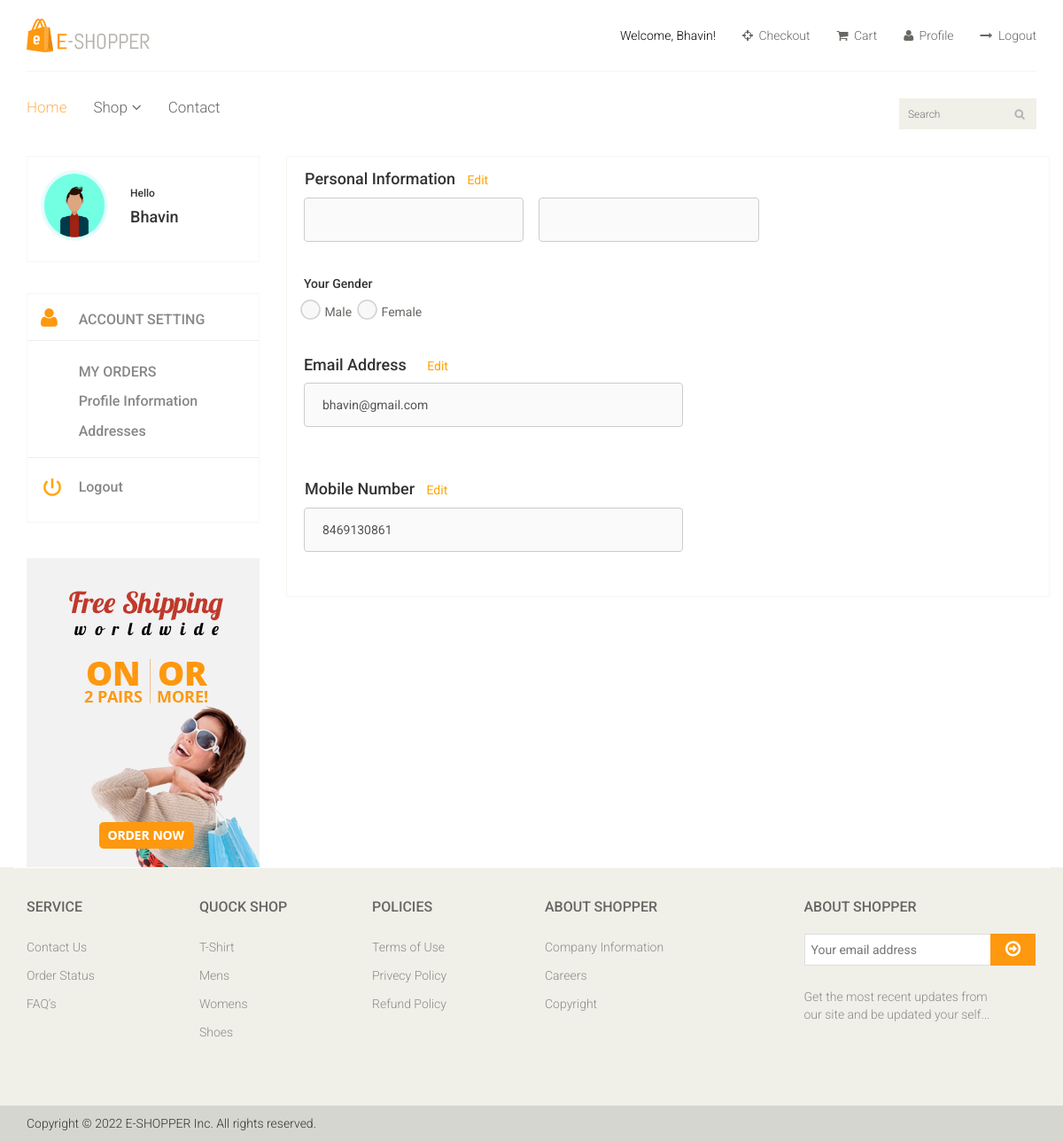
Before: /user/profile (signed in) with the older database file.
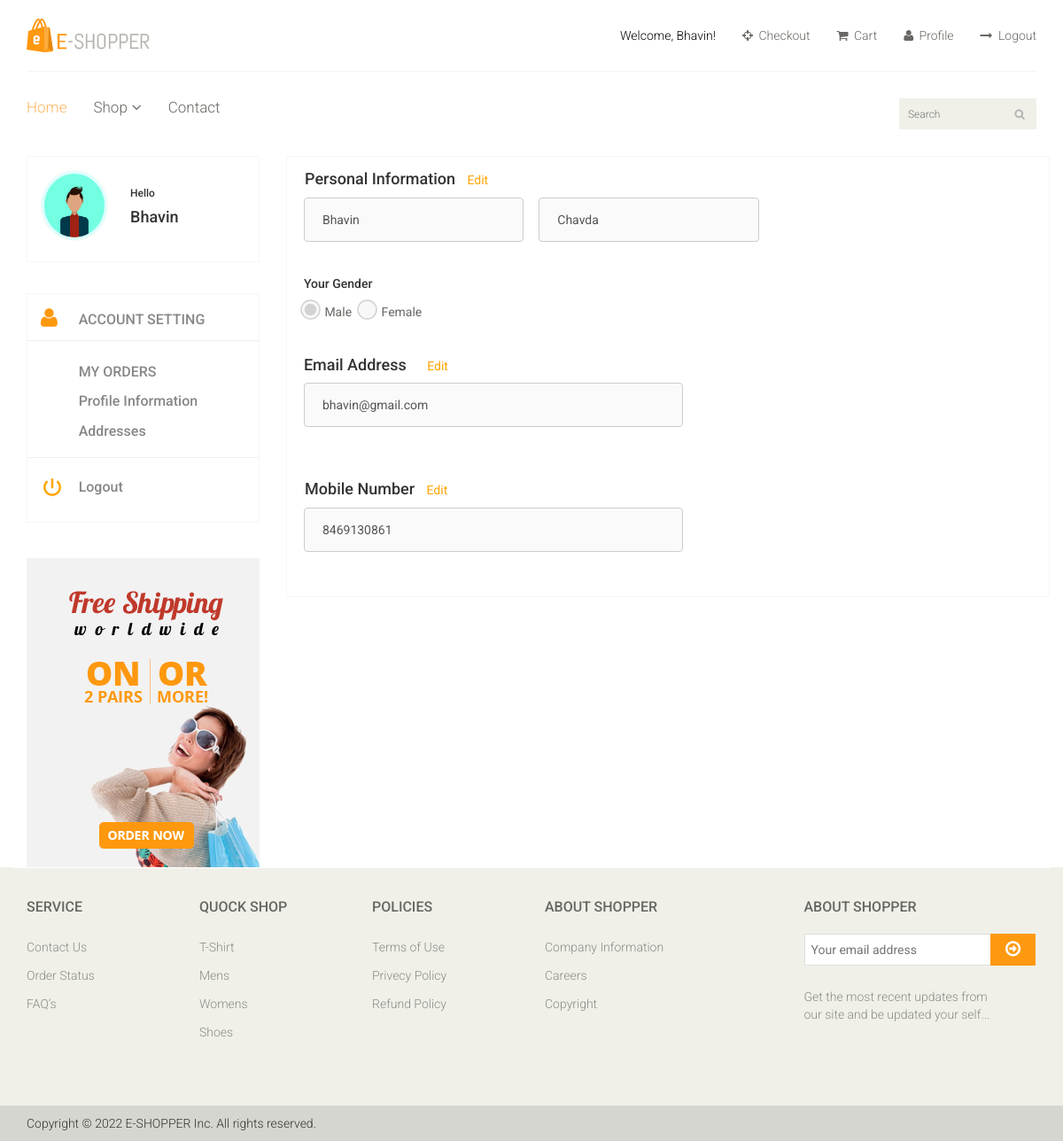
After: the same page with the newer database file.
### user_app/models.py (models this page shows)
class UserProfile(models.Model):
    user = models.OneToOneField(User, on_delete=models.CASCADE)
    contact = models.CharField(max_length=10)
    firstname = models.CharField(max_length=100, blank=True)
    lastname = models.CharField(max_length=100, blank=True)
    GENDER_CHOICE  = (
        ('M','Male'),
        ('F','Female'),
    )
    gender = models.CharField(max_length=1,choices=GENDER_CHOICE, blank=True)

### user_app/views.py (the view)
# urls.py: path('profile',profileView,name='profile'),
def profileView(request):
    user_profile, created = UserProfile.objects.get_or_create(user=request.user)
    if request.method == 'POST':
        user_profile.firstname = request.POST.get('firstname')
        user_profile.lastname = request.POST.get('lastname')
        user_profile.contact = request.POST.get('contact')
        user_profile.gender = request.POST.get('gender')
        user_profile.save()
    print(user_profile.user.username)
    print(user_profile.user.email)
    print(user_profile.contact)
    print(user_profile.gender)
    print(user_profile.firstname)
    print(user_profile.lastname)
    context = {
        'user_profile': user_profile
    }
    return render(request,'user_app/profile.html',context)

### user_app/templates/user_app/profile.html (shortened to what this page needs)
{% extends 'base_app/base.html' %}
{% load static %}
{% block content %}
<section>
	<div class="container">
		<div class="row">
			<div class="col-sm-3">
				<div class="left-sidebar">
					<div class="panel-group category-products" id="accordian">
						<div class=row>
							<div class="col-sm-5" style="padding-left: 30px;">
								<div class="view-product">
									<img src="{% static 'images/404/profile_avatar1.jpg' %}" alt="" style="display: block;
                                         width: 100%;border-radius: 50%; height:80px; aspect-ratio: 1/1;" />
								</div>
							</div>
							<div class="col-sm-7" style="padding:10px;">
								<h6>Hello</h6>
								<h4>{{ user_profile.user.username }}</h4>
							</div>
						</div>
					</div>
					<div class="brands_products">
						<div class="brands-name">
							<div class=row>
								<div class="col-sm-3" style="padding-left: 30px;">
									<div class="view-product">
										<i class="fa fa-user" style="font-size: x-large; color:#FE980f"></i>
									</div>
								</div>
								<div class="col-sm-9" style="padding:0px;">
									<h5 style="font-size:medium; margin-top:5px; color:#878787;">ACCOUNT SETTING</h5>
								</div>
							</div>
							<hr style="margin-top:4px;">
							<div class=row>
								<div class="col-sm-3" style="padding-left: 30px;">
								</div>
								<div class="col-sm-9" style="padding:0px;">
									<h4 style="margin-top:4px;"><a href="#MY_ORDERS"
											style="font-size:medium; margin-top:5px; color:#878787;">MY ORDERS</a></h4>
								</div>
							</div>
							<div class=row>
								<div class="col-sm-3" style="padding-left: 30px;">
								</div>
								<div class="col-sm-9" style="padding:0px;">
									<h4 style="margin-top:4px;"><a href="#Profile_information"
											style="font-size:medium; margin-top:5px; color:#878787;">Profile
											Information</a></h4>
								</div>
							</div>
							<div class=row>
								<div class="col-sm-3" style="padding-left: 30px;">
								</div>
								<div class="col-sm-9" style="padding:0px;">
									<h4 style="margin-top:4px;"><a href="#Addresses"
											style="font-size:medium; margin-top:5px; color:#878787;">Addresses</a></h4>
								</div>
							</div>
							<hr style="margin-top:10px;">
							<div class=row>
								<div class="col-sm-3" style="padding-left: 30px;">
									<div class="view-product">
									</div>
								</div>
								<div class="col-sm-9" style="padding:0px;">
									<h5 style="margin-top:4px;"><a href="{% url 'user_app:logouthandle' %}"
											style="font-size:medium; margin-top:4px; color:#878787; padding-left:0px;">
											Logout</a></h5>
								</div>
							</div>
						</div>
					</div>
					<div class="shipping text-center">
						<img src="{% static 'images/home/shipping.jpg' %}" alt="" />
					</div>
				</div>
			</div>
			<div class="col-sm-9 padding-right">
				<div class="left-sidebar">
					<div class="panel-group category-products" id="accordian">
					<div class="personal and gender">
						<div class="row" style="padding: 0px 0px 10px 0px;">
							<h4 style="padding-left: 4%; display: inline;">Personal Information</h4>
							<a id="editLink"
								style="color: #ffa500; padding: 0px 10px; text-decoration: none; cursor: pointer; transition: color 0.3s;"
								onclick="togglePersonalEditMode()">Edit</a>
						</div>
						<form id="profileForm" method="post" action="{% url 'user_app:update_personal_info' %}">
							<div class="row" style="padding-left: 4%;">
								<div
									style="display: flex; justify-content: space-between; width: 100%; margin-bottom: 15px;">
									<div style="width: 29%;">
										<div style="margin-bottom: 15px;">
											<div style="display: flex; flex-direction: column; position: relative;">
												<div style="position: relative;">
													<input id="firstNameInput" type="text"
														style=" cursor: not-allowed; padding: 14px 0px 14px 20px; border: 1px solid #ccc; border-radius: 4px; transition: border-color 0.3s; width: 100%;"
														name="firstname" required="" autocomplete="name" tabindex="1"
														value="{{ user_profile.firstname|capfirst }}"
														onmouseover="this.style.borderColor='#ffa500'"
														onmouseout="this.style.borderColor='#ccc'" disabled>
												</div>
											</div>
										</div>
									</div>
									<div style="width: 29%;">
										<div style="margin-bottom: 15px;">
											<div style="display: flex; flex-direction: column; position: relative;">
												<div style="position: relative;">
													<input id="lastNameInput" type="text"
														style=" cursor: not-allowed; padding: 14px 0px 14px 20px; border: 1px solid #ccc; border-radius: 4px; transition: border-color 0.3s; width: 100%;"
														name="lastname" required="" autocomplete="name" tabindex="2"
														value="{{ user_profile.lastname|capfirst }}"
														onmouseover="this.style.borderColor='#ffa500'"
														onmouseout="this.style.borderColor='#ccc'" disabled>
												</div>
											</div>
										</div>
									</div>
									<div style="width: 38%;">
									</div>
								</div>
							</div>
							<div class="row" style="padding-left: 4%; margin-bottom: 30px;">
								<h5 style="display: inline-block; margin-right: 10px;">Your Gender</h5>
								<div style="display: flex; align-items: center;">
									<div style="display: inline-block; margin-right: 10px;">
										{% if user_profile.gender == 'M' %}
											<input type="radio" id="male" name="gender" value="M"
												style="transform: scale(1.5); width: 15px; height: 15px;" disabled checked>
											<label for="male"
												style="display: inline; margin-left: 5px; color: #696763; font-weight: 400;">
												Male
											</label>
										{% else %}
											<input type="radio" id="male" name="gender" value="M"
												style="transform: scale(1.5); width: 15px; height: 15px;" disabled >
											<label for="male"
												style="display: inline; margin-left: 5px; color: #696763; font-weight: 400;">
												Male
											</label>
										{% endif %}
									</div>
									<div style="display: inline-block; margin-right: 10px;">
										{% if user_profile.gender == 'F' %}
											<input type="radio" id="female" name="gender" value="F"
												style="transform: scale(1.5); width: 15px; height: 15px;" disabled checked>
											<label for="female"
												style="display: inline; margin-left: 5px; color: #696763; font-weight: 400;">
												Female
											</label>
										{% else %}
											<input type="radio" id="female" name="gender" value="F"
												style="transform: scale(1.5); width: 15px; height: 15px;" disabled>
											<label for="female"
												style="display: inline; margin-left: 5px; color: #696763; font-weight: 400;">
												Female
											</label>
										{% endif %}
									</div>
								</div>
							</div>
						</form>
					</div>
						<div class="row" style="padding-left: 4%;">
							<h4 style="display: inline-block; margin-right: 10px;">Email Address</h4>
							<a id="editEmailLink"
								style="color: #ffa500; padding: 0px 10px; text-decoration: none; cursor: pointer; transition: color 0.3s;"
								onclick="toggleEmailEditMode()">Edit</a>
						</div>
						<form id="emailForm" method="post" action="{% url 'user_app:update_email' %}">
							<div class="row" style="padding-left: 4%; margin-bottom: 30px;">
								<div
									style="display: flex; justify-content: space-between; width: 100%; margin-bottom: 15px;">
									<div style="width: 50%;">
										<div style="margin-bottom: 15px;">
											<div style="display: flex; flex-direction: column; position: relative;">
												<div style="position: relative;">
													<input id="emailInput" type="email"
														style=" cursor: not-allowed; padding: 14px 0px 14px 20px; border: 1px solid #ccc; border-radius: 4px; transition: border-color 0.3s; width: 100%;"
														name="email" required="" autocomplete="email" tabindex="3"
														value="{{ user_profile.user.email }}"
														onmouseover="this.style.borderColor='#ffa500'"
														onmouseout="this.style.borderColor='#ccc'" disabled>
												</div>
											</div>
										</div>
									</div>
									<div style="width: 30%;">
									</div>
								</div>
							</div>
						</form>
						<div class="row" style="padding: 0px 0px 10px 0px;">
							<h4 style="padding-left: 4%; display: inline;">Mobile Number</h4>
							<a id="editMobileLink"
								style="color: #ffa500; padding: 0px 10px; text-decoration: none; cursor: pointer; transition: color 0.3s;"
								onclick="toggleMobileEditMode()">Edit</a>
						</div>
						<form id="contactForm" method="post" action="{% url 'user_app:update_contact' %}">
							<div class="row" style="padding-left:4%;">
								<div
									style="display: flex; justify-content: space-between; width: 100%; margin-bottom: 15px;">
									<div style="width: 50%;">
										<div style="margin-bottom: 15px;">
											<div style="display: flex; flex-direction: column; position: relative;">
												<div style="position: relative;">
													<input id="mobileNumberInput" type="text"
														style="cursor: not-allowed; padding: 14px 0px 14px 20px; border: 1px solid #ccc; border-radius: 4px; transition: border-color 0.3s; width: 100%;"
														name="mobileNumber" required="" tabindex="3"
														value="{{ user_profile.contact }}"
														onmouseover="this.style.borderColor='#ffa500'"
														onmouseout="this.style.borderColor='#ccc'" disabled>
												</div>
											</div>
										</div>
									</div>
									<div style="width: 30%;">
									</div>
								</div>
							</div>
						</form>
					</div>
				</div>
			</div>
		</div>
	</div>
</section>
{% endblock content %}

### base_app/templates/base_app/base.html (shortened to what this page needs)
{% load static %}
<!DOCTYPE html>
<html lang="en">
<head>
    <link href="{% static 'css/bootstrap.min.css' %}" rel="stylesheet" type="text/css">
    <link href="{% static 'css/font-awesome.min.css' %}" rel="stylesheet" type="text/css">
    <link href="{% static 'css/prettyPhoto.css' %}" rel="stylesheet" type="text/css">
    <link href="{% static 'css/price-range.css' %}" rel="stylesheet" type="text/css">
    <link href="{% static 'css/animate.css' %}" rel="stylesheet" type="text/css">
	<link href="{% static 'css/main.css' %}" rel="stylesheet" type="text/css">
	<link href="{% static 'css/responsive.css' %}" rel="stylesheet" type="text/css">
</head>
<body>
	<header id="header">
		<div class="header-middle">
			<div class="container">
				<div class="row">
					<div class="col-sm-4">
						<div class="logo pull-left">
							<a href="#"><img src="{% static 'images/home/logo.png' %}" alt="" /></a>
						</div>
					</div>
					<div class="col-sm-8">
						<div class="shop-menu pull-right">
							<ul class="nav navbar-nav">
								{% if user.is_authenticated %}
								<li><a href="#" style="pointer-events: none;"><p style="color:black;">Welcome, {{ user.username }}!</p></a></li>
								<li><a href="#checkout.html"><i class="fa fa-crosshairs"></i> Checkout</a></li>
								<li><a href="{% url 'cart_app:cart' %}"><i class="fa fa-shopping-cart"></i> Cart</a></li>
								<li><a href="{% url 'user_app:profile' %}"><i class="fa fa-user"></i> Profile</a></li>
								<li><a href="{% url 'user_app:logouthandle' %}"><i class="fa fa-long-arrow-right"></i> Logout</a></li>
								{% else %}
								<li><a href="#cart.html"><i class="fa fa-shopping-cart"></i> Cart</a></li>
								<li><a href="{% url 'user_app:signup' %}"><i class="fa fa-sign-in"></i> Sign up</a></li>
								<li><a href="{% url 'user_app:login' %}"><i class="fa fa-lock"></i> Login</a></li>
								{% endif %}
							</ul>
						</div>
					</div>
				</div>
			</div>
		</div>
		<div class="header-bottom">
			<div class="container">
				<div class="row">
					<div class="col-sm-9">
						<div class="mainmenu pull-left">
							<ul class="nav navbar-nav collapse navbar-collapse">
								<li><a href="{% url 'home' %}" class="active">Home</a></li>
								<li class="dropdown"><a href="#">Shop<i class="fa fa-angle-down"></i></a>
                                </li>
								<li><a href="#contact-us.html">Contact</a></li>
							</ul>
						</div>
					</div>
					<div class="col-sm-3">
						<div class="search_box pull-right">
							<input type="text" placeholder="Search"/>
						</div>
					</div>
				</div>
			</div>
		</div>
	</header>
	{% block content%}
	{% endblock %}
	<footer id="footer">
		<div class="footer-widget">
			<div class="container">
				<div class="row">
					<div class="col-sm-2">
						<div class="single-widget">
							<h2>Service</h2>
							<ul class="nav nav-pills nav-stacked">
								<li><a href="#">Contact Us</a></li>
								<li><a href="#">Order Status</a></li>
								<li><a href="#">FAQ’s</a></li>
							</ul>
						</div>
					</div>
					<div class="col-sm-2">
						<div class="single-widget">
							<h2>Quock Shop</h2>
							<ul class="nav nav-pills nav-stacked">
								<li><a href="#">T-Shirt</a></li>
								<li><a href="#">Mens</a></li>
								<li><a href="#">Womens</a></li>
								<li><a href="#">Shoes</a></li>
							</ul>
						</div>
					</div>
					<div class="col-sm-2">
						<div class="single-widget">
							<h2>Policies</h2>
							<ul class="nav nav-pills nav-stacked">
								<li><a href="#">Terms of Use</a></li>
								<li><a href="#">Privecy Policy</a></li>
								<li><a href="#">Refund Policy</a></li>
							</ul>
						</div>
					</div>
					<div class="col-sm-2">
						<div class="single-widget">
							<h2>About Shopper</h2>
							<ul class="nav nav-pills nav-stacked">
								<li><a href="#">Company Information</a></li>
								<li><a href="#">Careers</a></li>
								<li><a href="#">Copyright</a></li>
							</ul>
						</div>
					</div>
					<div class="col-sm-3 col-sm-offset-1">
						<div class="single-widget">
							<h2>About Shopper</h2>
							<form action="#" class="searchform">
								<input type="text" placeholder="Your email address" />
								<button type="submit" class="btn btn-default"><i class="fa fa-arrow-circle-o-right"></i></button>
								<p>Get the most recent updates from <br />our site and be updated your self...</p>
							</form>
						</div>
					</div>
				</div>
			</div>
		</div>
		<div class="footer-bottom">
			<div class="container">
				<div class="row">
					<p class="pull-left">Copyright © 2022 E-SHOPPER Inc. All rights reserved.</p>
				</div>
			</div>
		</div>
	</footer>
</body>
</html>

Changed rows visible on the page:
changed UserProfile "Bhavin": firstname (not shown) → "Bhavin"; lastname (not shown) → "Chavda"; gender empty → "M" (drawn)
Other visible differences:
form field gender: (not shown) → "☑ Male"
form field gender: "☐ Male" → (not shown)
